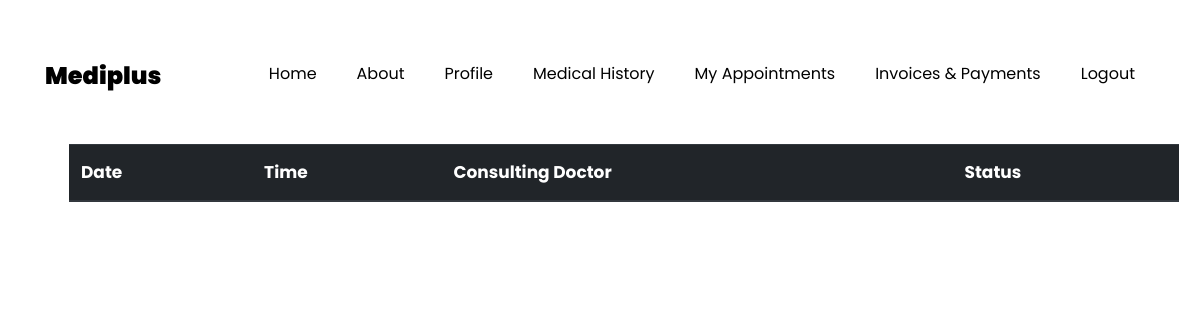
The app's page /Patient_Appointment/ (signed in), older data.
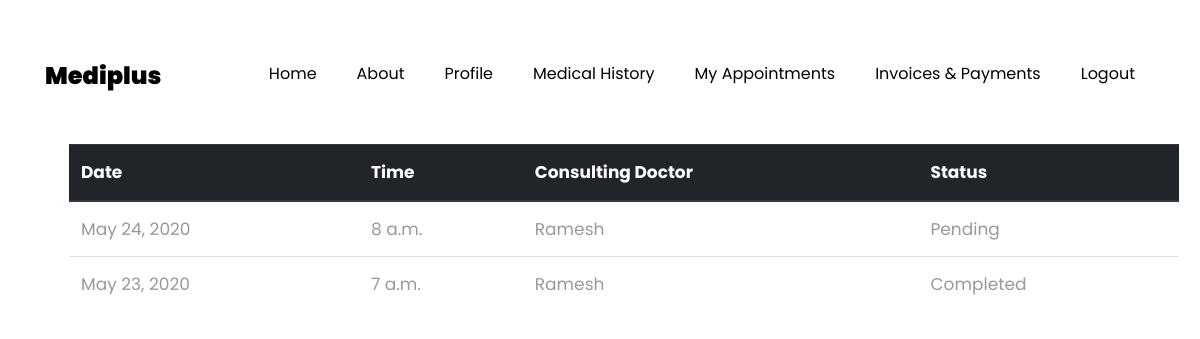
The same page, newer data.
### core/models.py (models this page shows, shortened)
class Appointment(models.Model):
    status_choices=(
        ('Completed','Completed'),
        ('Pending','Pending'),
    )
    patient=models.ForeignKey(Patient,on_delete=models.CASCADE)
    doctor=models.ForeignKey(Doctor,on_delete=models.CASCADE)
    Time=models.TimeField()
    Date=models.DateField()
    status=models.CharField(choices=status_choices,max_length=300)

class Doctor(models.Model):
    status_choices=(
        ('onduty','onduty'),
        ('offduty','offduty'),
    )
    user=models.OneToOneField(Users,on_delete=models.CASCADE,primary_key=True)
    Education=models.CharField(max_length=500)
    Specialization=models.CharField(max_length=500)
    AadharNo=models.IntegerField()
    Attendence=models.IntegerField(null=True,blank=True)
    Salary=models.IntegerField(null=True,blank=True)
    status=models.CharField(choices=status_choices,max_length=300)

class Users(AbstractUser):
    PATIENT=1
    DOCTOR=2
    HR=3
    RECEPTIONIST=4
    ROLE_CHOICES = (
        (PATIENT, 'Patient'),
        (DOCTOR, 'Doctor'),
        (HR,'HR'),
        (RECEPTIONIST,'Receptionist')
    )
    GENDER_CHOICES = (
        ('M', 'Male'),
        ('F', 'Female'),
        ('O', 'Other'),
    )
    role = models.PositiveSmallIntegerField(choices=ROLE_CHOICES,null=True,blank=True)
    gender = models.CharField(max_length=1, choices=GENDER_CHOICES)
    age=models.IntegerField(null=True,blank=True)
    phoneno=models.BigIntegerField(null=True,blank=True)
    address=models.TextField(null=True,blank=True)

### core/views.py (the view)
# urls.py: path('Patient_Appointment/',views.Patient_Appointment,name='Patient_Appointment'),
@login_required
def Patient_Appointment(request):
    user=request.user
    patient=Patient.objects.get(user_id=user.id)
    appointments=Appointment.objects.filter(patient=patient)
    return render(request,'Patient_Appointment.html',{'Appointments':appointments})

### core/templates/Patient_Appointment.html (shortened to what this page needs)
{% extends 'base.html' %}
{% load static %}
{% block content %}
<div class='container mt-5'>
    <table class="table">
        <thead class="thead-dark">
            <tr>
            <th scope="col">Date</th>
            <th scope="col">Time</th>
            <th scope="col">Consulting Doctor</th>
            <th scope='col'>Status</th>
            </tr>
        </thead>
        <tbody>
            <tr>
            {% for appointment in Appointments %}
            <td>{{appointment.Date}}</td>
            <td>{{appointment.Time}}</td>
            <td>{{appointment.doctor.user.username}}</td>
            <td>{{appointment.status}}</td>
            </tr>
            {% endfor %}
        </tbody>
    </table>
</div>
{% endblock %}

Row changes from the older to the newer data that the page shows:
added Appointment: Date "May 24, 2020", Time "8 a.m.", doctor.user.username "Ramesh", status "Pending"
added Appointment: Date "May 23, 2020", Time "7 a.m.", doctor.user.username "Ramesh", status "Completed"
